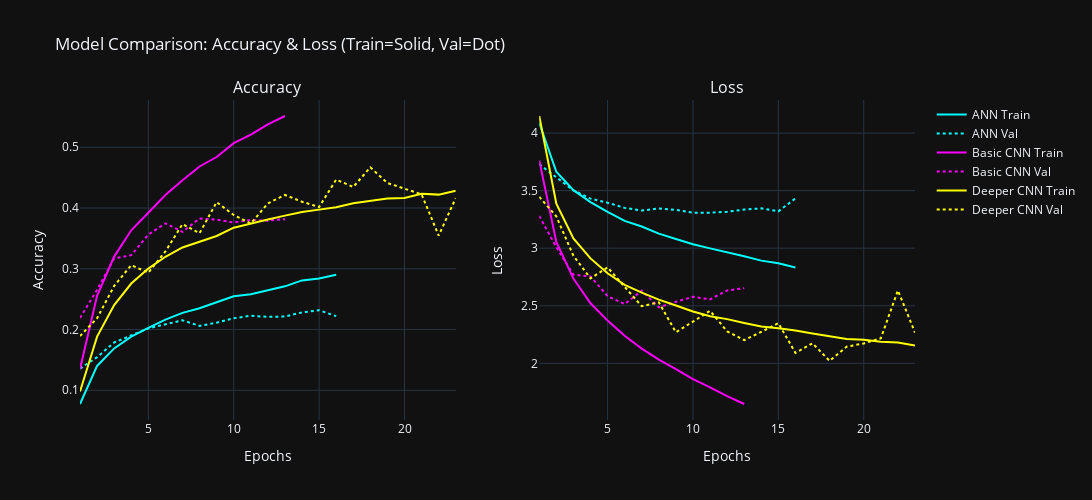

Notebook cell for this chart:
### Markdown cell above
#### 4.3) Model Comparison

- Created a dataframe to store **test loss** and **test accuracy** for ANN, Basic CNN, and Deeper CNN.  
- Plotted training history for each model (accuracy & loss vs. epochs).  
- Helps compare how models learn and generalize over time.

### Code cell
import pandas as pd
import plotly.graph_objects as go
from plotly.subplots import make_subplots

# Models and their histories
models = {
    "ANN": ("cyan", ann_history),
    "Basic CNN": ("magenta", basic_cnn_history),
    "Deeper CNN": ("yellow", deeper_cnn_history)
}

# Create subplots
fig = make_subplots(rows=1, cols=2, subplot_titles=('Accuracy', 'Loss'))

for name, (color, history) in models.items():
    epochs = list(range(1, len(history.history['accuracy']) + 1))
    
    # Accuracy
    fig.add_trace(go.Scatter(
        x=epochs,
        y=history.history['accuracy'],
        mode='lines',
        name=f"{name} Train",
        line=dict(color=color, dash='solid')
    ), row=1, col=1)
    
    fig.add_trace(go.Scatter(
        x=epochs,
        y=history.history['val_accuracy'],
        mode='lines',
        name=f"{name} Val",
        line=dict(color=color, dash='dot')
    ), row=1, col=1)
    
    # Loss
    fig.add_trace(go.Scatter(
        x=epochs,
        y=history.history['loss'],
        mode='lines',
        name=f"{name} Train",
        line=dict(color=color, dash='solid'),
        showlegend=False  # Already shown in accuracy
    ), row=1, col=2)
    
    fig.add_trace(go.Scatter(
        x=epochs,
        y=history.history['val_loss'],
        mode='lines',
        name=f"{name} Val",
        line=dict(color=color, dash='dot'),
        showlegend=False
    ), row=1, col=2)

# Layout
fig.update_layout(
    title_text="Model Comparison: Accuracy & Loss (Train=Solid, Val=Dot)",
    height=500,
    width=1200,
    template="plotly_dark",
    xaxis_title="Epochs",
    xaxis2_title="Epochs",
    yaxis_title="Accuracy",
    yaxis2_title="Loss"
)

fig.show()

### Figure 1 — Plotly figure (JSON) as saved in the notebook; plotly's stock layout.template omitted (floating-point values rounded to 4 significant figures)
{"data": [{"line": {"color": "cyan", "dash": "solid"}, "mode": "lines", "name": "ANN Train", "type": "scatter", "x": [1, 2, 3, 4, 5, 6, 7, 8, 9, 10, 11, 12, 13, 14, 15, 16], "xaxis": "x", "y": [0.07744, 0.1401, 0.1689, 0.1884, 0.2028, 0.2164, 0.2275, 0.2351, 0.2449, 0.2548, 0.258, 0.2642, 0.2711, 0.2809, 0.2841, 0.2903], "yaxis": "y"}, {"line": {"color": "cyan", "dash": "dot"}, "mode": "lines", "name": "ANN Val", "type": "scatter", "x": [1, 2, 3, 4, 5, 6, 7, 8, 9, 10, 11, 12, 13, 14, 15, 16], "xaxis": "x", "y": [0.1357, 0.1545, 0.1787, 0.1899, 0.2018, 0.2086, 0.2152, 0.206, 0.2113, 0.2185, 0.2227, 0.2208, 0.2214, 0.2282, 0.2318, 0.222], "yaxis": "y"}, {"line": {"color": "cyan", "dash": "solid"}, "mode": "lines", "name": "ANN Train", "showlegend": false, "type": "scatter", "x": [1, 2, 3, 4, 5, 6, 7, 8, 9, 10, 11, 12, 13, 14, 15, 16], "xaxis": "x2", "y": [4.089, 3.664, 3.504, 3.4, 3.315, 3.238, 3.188, 3.127, 3.08, 3.034, 2.999, 2.966, 2.93, 2.892, 2.869, 2.833], "yaxis": "y2"}, {"line": {"color": "cyan", "dash": "dot"}, "mode": "lines", "name": "ANN Val", "showlegend": false, "type": "scatter", "x": [1, 2, 3, 4, 5, 6, 7, 8, 9, 10, 11, 12, 13, 14, 15, 16], "xaxis": "x2", "y": [3.729, 3.619, 3.503, 3.43, 3.395, 3.35, 3.327, 3.345, 3.333, 3.309, 3.309, 3.316, 3.336, 3.346, 3.32, 3.432], "yaxis": "y2"}, {"line": {"color": "magenta", "dash": "solid"}, "mode": "lines", "name": "Basic CNN Train", "type": "scatter", "x": [1, 2, 3, 4, 5, 6, 7, 8, 9, 10, 11, 12, 13], "xaxis": "x", "y": [0.1352, 0.2555, 0.3201, 0.3633, 0.3923, 0.4213, 0.4457, 0.4684, 0.484, 0.5067, 0.5207, 0.5378, 0.5515], "yaxis": "y"}, {"line": {"color": "magenta", "dash": "dot"}, "mode": "lines", "name": "Basic CNN Val", "type": "scatter", "x": [1, 2, 3, 4, 5, 6, 7, 8, 9, 10, 11, 12, 13], "xaxis": "x", "y": [0.2191, 0.2653, 0.317, 0.3224, 0.3563, 0.3748, 0.3608, 0.3828, 0.3809, 0.3764, 0.3801, 0.3792, 0.3817], "yaxis": "y"}, {"line": {"color": "magenta", "dash": "solid"}, "mode": "lines", "name": "Basic CNN Train", "showlegend": false, "type": "scatter", "x": [1, 2, 3, 4, 5, 6, 7, 8, 9, 10, 11, 12, 13], "xaxis": "x2", "y": [3.763, 3.054, 2.736, 2.522, 2.371, 2.239, 2.128, 2.032, 1.949, 1.863, 1.792, 1.716, 1.647], "yaxis": "y2"}, {"line": {"color": "magenta", "dash": "dot"}, "mode": "lines", "name": "Basic CNN Val", "showlegend": false, "type": "scatter", "x": [1, 2, 3, 4, 5, 6, 7, 8, 9, 10, 11, 12, 13], "xaxis": "x2", "y": [3.28, 3.009, 2.77, 2.755, 2.584, 2.514, 2.631, 2.487, 2.535, 2.578, 2.556, 2.633, 2.653], "yaxis": "y2"}, {"line": {"color": "yellow", "dash": "solid"}, "mode": "lines", "name": "Deeper CNN Train", "type": "scatter", "x": [1, 2, 3, 4, 5, 6, 7, 8, 9, 10, 11, 12, 13, 14, 15, 16, 17, 18, 19, 20, 21, 22, 23], "xaxis": "x", "y": [0.09802, 0.1884, 0.2403, 0.2757, 0.3003, 0.3197, 0.335, 0.344, 0.354, 0.3676, 0.3748, 0.3812, 0.3875, 0.3934, 0.3974, 0.4013, 0.4079, 0.4115, 0.4158, 0.4164, 0.4236, 0.4221, 0.4284], "yaxis": "y"}, {"line": {"color": "yellow", "dash": "dot"}, "mode": "lines", "name": "Deeper CNN Val", "type": "scatter", "x": [1, 2, 3, 4, 5, 6, 7, 8, 9, 10, 11, 12, 13, 14, 15, 16, 17, 18, 19, 20, 21, 22, 23], "xaxis": "x", "y": [0.1892, 0.2186, 0.2718, 0.306, 0.2936, 0.3285, 0.3735, 0.3586, 0.4097, 0.3886, 0.3745, 0.4076, 0.4215, 0.4104, 0.4017, 0.4468, 0.4347, 0.4669, 0.4412, 0.4314, 0.4226, 0.3547, 0.4164], "yaxis": "y"}, {"line": {"color": "yellow", "dash": "solid"}, "mode": "lines", "name": "Deeper CNN Train", "showlegend": false, "type": "scatter", "x": [1, 2, 3, 4, 5, 6, 7, 8, 9, 10, 11, 12, 13, 14, 15, 16, 17, 18, 19, 20, 21, 22, 23], "xaxis": "x2", "y": [4.148, 3.387, 3.085, 2.912, 2.782, 2.681, 2.615, 2.553, 2.502, 2.45, 2.409, 2.384, 2.351, 2.32, 2.304, 2.286, 2.259, 2.235, 2.211, 2.204, 2.187, 2.182, 2.154], "yaxis": "y2"}, {"line": {"color": "yellow", "dash": "dot"}, "mode": "lines", "name": "Deeper CNN Val", "showlegend": false, "type": "scatter", "x": [1, 2, 3, 4, 5, 6, 7, 8, 9, 10, 11, 12, 13, 14, 15, 16, 17, 18, 19, 20, 21, 22, 23], "xaxis": "x2", "y": [3.446, 3.276, 2.935, 2.738, 2.833, 2.663, 2.496, 2.53, 2.27, 2.362, 2.456, 2.278, 2.201, 2.274, 2.349, 2.091, 2.174, 2.021, 2.144, 2.173, 2.217, 2.633, 2.267], "yaxis": "y2"}], "layout": {"annotations": [{"font": {"size": 16}, "showarrow": false, "text": "Accuracy", "x": 0.225, "xanchor": "center", "xref": "paper", "y": 1, "yanchor": "bottom", "yref": "paper"}, {"font": {"size": 16}, "showarrow": false, "text": "Loss", "x": 0.775, "xanchor": "center", "xref": "paper", "y": 1, "yanchor": "bottom", "yref": "paper"}], "height": 500, "title": {"text": "Model Comparison: Accuracy & Loss (Train=Solid, Val=Dot)"}, "width": 1200, "xaxis": {"anchor": "y", "domain": [0, 0.45], "title": {"text": "Epochs"}}, "xaxis2": {"anchor": "y2", "domain": [0.55, 1], "title": {"text": "Epochs"}}, "yaxis": {"anchor": "x", "domain": [0, 1], "title": {"text": "Accuracy"}}, "yaxis2": {"anchor": "x2", "domain": [0, 1], "title": {"text": "Loss"}}}}
